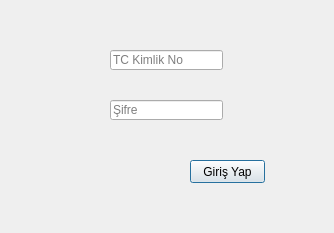
<?xml version="1.0" encoding="UTF-8"?>
<ui version="4.0">
 <class>Dialog</class>
 <widget class="QDialog" name="Dialog">
  <property name="geometry">
   <rect>
    <x>0</x>
    <y>0</y>
    <width>334</width>
    <height>233</height>
   </rect>
  </property>
  <property name="sizePolicy">
   <sizepolicy hsizetype="Preferred" vsizetype="Preferred">
    <horstretch>0</horstretch>
    <verstretch>0</verstretch>
   </sizepolicy>
  </property>
  <property name="windowTitle">
   <string>Giriş Yap</string>
  </property>
  <widget class="QPushButton" name="pushButton">
   <property name="geometry">
    <rect>
     <x>190</x>
     <y>160</y>
     <width>75</width>
     <height>23</height>
    </rect>
   </property>
   <property name="text">
    <string>Giriş Yap</string>
   </property>
  </widget>
  <widget class="QLineEdit" name="tc">
   <property name="geometry">
    <rect>
     <x>110</x>
     <y>50</y>
     <width>113</width>
     <height>20</height>
    </rect>
   </property>
   <property name="contextMenuPolicy">
    <enum>Qt::CustomContextMenu</enum>
   </property>
   <property name="toolTip">
    <string/>
   </property>
   <property name="statusTip">
    <string/>
   </property>
   <property name="inputMask">
    <string/>
   </property>
   <property name="text">
    <string/>
   </property>
   <property name="maxLength">
    <number>11</number>
   </property>
   <property name="echoMode">
    <enum>QLineEdit::Normal</enum>
   </property>
   <property name="placeholderText">
    <string>TC Kimlik No</string>
   </property>
   <property name="clearButtonEnabled">
    <bool>false</bool>
   </property>
  </widget>
  <widget class="QLineEdit" name="password">
   <property name="geometry">
    <rect>
     <x>110</x>
     <y>100</y>
     <width>113</width>
     <height>20</height>
    </rect>
   </property>
   <property name="inputMask">
    <string/>
   </property>
   <property name="text">
    <string/>
   </property>
   <property name="maxLength">
    <number>64</number>
   </property>
   <property name="echoMode">
    <enum>QLineEdit::Password</enum>
   </property>
   <property name="readOnly">
    <bool>false</bool>
   </property>
   <property name="placeholderText">
    <string>Şifre</string>
   </property>
  </widget>
 </widget>
 <resources/>
 <connections/>
</ui>
